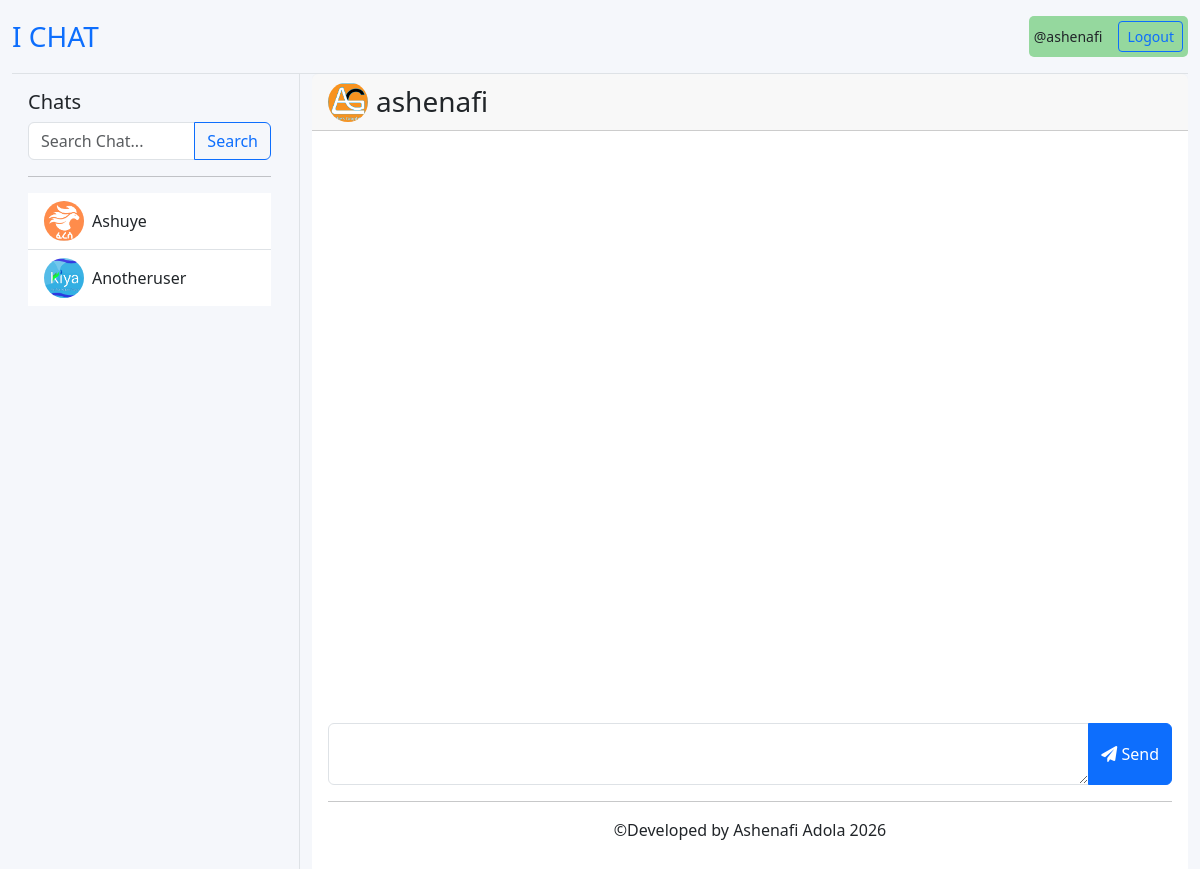
Screenshot of /chat/1/ (signed in) with the database file from the repository.
### chat/models.py (models this page shows, shortened)
class CustomUser(AbstractUser):
    profile = models.ImageField(upload_to='profiles/', blank=True, null=True)
    USERNAME_FIELD = 'username'

### chat/views.py (the view)
# urls.py: path('chat/<int:pk>/', views.chatPage, name='chat'),
@login_required(login_url='login')
def chatPage(request, pk):
    user = CustomUser.objects.get(id=pk)
    messages = Message.objects.all()
    form = MessageForm()
    users = CustomUser.objects.all()
    context = {
        'friend':user,
        'messages':messages,
        'form':form,
        'users':users
    }
    return render(request, 'chat/chatroom.html', context)

### chat/forms.py
class MessageForm(ModelForm):
    class Meta:
        model = Message
        fields = ['body']
        widgets = {
            'body': Textarea(attrs={
                'class': 'form-control',
                'rows': 2,
                'name': 'message',
                'style': "width: 100%",
                'data-custom': 'some-value',
                'placeholder': "Type message here..."
            }),
        }

### chat/templates/chat/chatroom.html (shortened to what this page needs)
{% extends 'chat/home.html' %}
{% load static %}
{% block chat %}
<div class="card h-100 border-0 d-flex flex-column">
    <div class="card-header">
        <div class="d-flex align-items-center">
            <a href="" class="text-decoration-none">
                <img src="{{ friend.profile.url }}" alt="profile" style="width: 40px; height: 40px; border-radius: 50%; object-fit: cover;" class="me-2">
            </a>
            <h3 class="card-title mb-0">{{ friend.username }}</h3>
        </div>
    </div>
    <div class="card-body d-flex flex-column p-3 overflow-hidden" style="min-height: 0; flex: 1 1 0;">
        <div class="flex-grow-1 overflow-auto" id="messages" style="min-height: 0; scrollbar-width: none;">
        </div>
        <form method="post" id="form" class="mt-3">
            <div class="input-group">
                <textarea name="message" id="textInput" class="form-control"></textarea>
                <button type="submit" class="btn btn-primary" id="send-btn"><i class="fas fa-paper-plane"></i> Send</button>
            </div>
        </form>
        <hr>
        <div>
            <p style="text-align: center;">©Developed by Ashenafi Adola 2026</p>
        </div>
    </div>
</div>
{% endblock %}

### chat/templates/chat/home.html (shortened to what this page needs)
{% extends 'chat/base.html' %}
{% block content %}
<div class="container-fluid vh-100">
    <div class="row h-100">
        <div class="col-md-4 col-lg-3 border-end d-none d-md-flex flex-column" id="sidebar-desktop">
            <div class="p-3 flex-grow-1 overflow-auto">
               <h3 class="h5">Chats</h3>
                <form action="" method="get" class="mb-3">
                    <div class="input-group">
                        <input type="search" name="p" placeholder="Search Chat..." class="form-control">
                        <button type="submit" class="btn btn-outline-primary">Search</button>
                    </div>
                </form>
                <hr>
                <div class="list-group list-group-flush">
                    {% for user in users %}
                        {% if user != request.user %}
                            <a href="{% url 'chat' user.id %}" class="list-group-item list-group-item-action d-flex align-items-center">
                                <img src="{{ user.profile.url }}" alt="profile" style="width: 40px; height: 40px; border-radius: 50%; object-fit: cover;" class="me-2">
                                {{ user.username.capitalize }}
                            </a>
                        {% endif %}
                    {% endfor %}
                </div>
            </div>
        </div>
        <div class="col-md-8 col-lg-9 d-flex flex-column">
            <div class="flex-grow-1 d-flex flex-column">
                {% block chat %}{% endblock %}
            </div>
        </div>
    </div>
</div>
{% endblock %}

### chat/templates/chat/base.html (shortened to what this page needs)
<!DOCTYPE html>
<html lang="en">
<head>
    <link href="https://cdn.jsdelivr.net/npm/bootstrap@5.3.0/dist/css/bootstrap.min.css" rel="stylesheet">
    <link rel="stylesheet" href="https://cdnjs.cloudflare.com/ajax/libs/font-awesome/6.0.0/css/all.min.css">
</head>
<body class="d-flex flex-column min-vh-100">
    <div class="container-fluid flex-grow-1 d-flex flex-column">
        <header class="d-flex justify-content-between align-items-center py-3 border-bottom">
            <h1 class="h3 mb-0"><a href="{% url 'home' %}" class="text-decoration-none">I CHAT</a></h1>
            {% if request.user.is_authenticated %}
                <div class="d-flex align-items-center" style="background-color: rgb(149, 216, 158); padding: 5px; border-radius: 5px;">
                    <small class="me-3">@{{request.user.username}}</small>
                    <a href="{% url 'logout' %}" class="btn btn-outline-primary btn-sm">Logout</a>
                </div>
            {% endif %}
        </header>
    </div>
    {% block content %}
    {% endblock %}
</body>
</html>

### chat/templates/chat/base.html (style rules this page uses)
body { height: 90%; background-color: #f5f7fb; }

### rows the page displays
CustomUser: user.username "ashenafi", profile (picture), username "ashenafi"
CustomUser: profile (picture), username "Ashuye"
CustomUser: profile (picture), username "Anotheruser"
